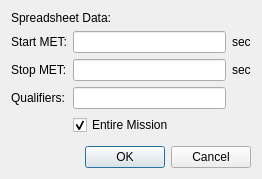
<?xml version="1.0" encoding="UTF-8"?>
<ui version="4.0">
 <class>met_range_Dialog</class>
 <widget class="QDialog" name="met_range_Dialog">
  <property name="geometry">
   <rect>
    <x>0</x>
    <y>0</y>
    <width>262</width>
    <height>179</height>
   </rect>
  </property>
  <property name="windowTitle">
   <string>Select MET Range</string>
  </property>
  <layout class="QVBoxLayout" name="verticalLayout">
   <item>
    <widget class="QLabel" name="met_range_Label">
     <property name="text">
      <string>Spreadsheet Data:</string>
     </property>
    </widget>
   </item>
   <item>
    <layout class="QGridLayout" name="gridLayout">
     <item row="0" column="1">
      <widget class="QLineEdit" name="start_met_lineEdit"/>
     </item>
     <item row="0" column="0">
      <widget class="QLabel" name="label_3">
       <property name="text">
        <string>Start MET:</string>
       </property>
      </widget>
     </item>
     <item row="0" column="2">
      <widget class="QLabel" name="label_4">
       <property name="text">
        <string>sec</string>
       </property>
      </widget>
     </item>
     <item row="1" column="0">
      <widget class="QLabel" name="label_5">
       <property name="text">
        <string>Stop MET:</string>
       </property>
      </widget>
     </item>
     <item row="1" column="2">
      <widget class="QLabel" name="label_6">
       <property name="text">
        <string>sec</string>
       </property>
      </widget>
     </item>
     <item row="1" column="1">
      <widget class="QLineEdit" name="stop_met_lineEdit"/>
     </item>
     <item row="3" column="1">
      <widget class="QCheckBox" name="entire_mission_checkBox">
       <property name="text">
        <string>Entire Mission</string>
       </property>
       <property name="checked">
        <bool>true</bool>
       </property>
      </widget>
     </item>
     <item row="2" column="1">
      <widget class="QLineEdit" name="qualifiers_lineEdit"/>
     </item>
     <item row="2" column="0">
      <widget class="QLabel" name="qualifiers_label">
       <property name="text">
        <string>Qualifiers:</string>
       </property>
      </widget>
     </item>
    </layout>
   </item>
   <item>
    <spacer name="verticalSpacer">
     <property name="orientation">
      <enum>Qt::Vertical</enum>
     </property>
     <property name="sizeHint" stdset="0">
      <size>
       <width>20</width>
       <height>40</height>
      </size>
     </property>
    </spacer>
   </item>
   <item>
    <widget class="QDialogButtonBox" name="buttonBox">
     <property name="orientation">
      <enum>Qt::Horizontal</enum>
     </property>
     <property name="standardButtons">
      <set>QDialogButtonBox::Cancel|QDialogButtonBox::Ok</set>
     </property>
    </widget>
   </item>
  </layout>
 </widget>
 <resources/>
 <connections>
  <connection>
   <sender>buttonBox</sender>
   <signal>accepted()</signal>
   <receiver>met_range_Dialog</receiver>
   <slot>accept()</slot>
   <hints>
    <hint type="sourcelabel">
     <x>248</x>
     <y>254</y>
    </hint>
    <hint type="destinationlabel">
     <x>157</x>
     <y>274</y>
    </hint>
   </hints>
  </connection>
  <connection>
   <sender>buttonBox</sender>
   <signal>rejected()</signal>
   <receiver>met_range_Dialog</receiver>
   <slot>reject()</slot>
   <hints>
    <hint type="sourcelabel">
     <x>316</x>
     <y>260</y>
    </hint>
    <hint type="destinationlabel">
     <x>286</x>
     <y>274</y>
    </hint>
   </hints>
  </connection>
 </connections>
</ui>
